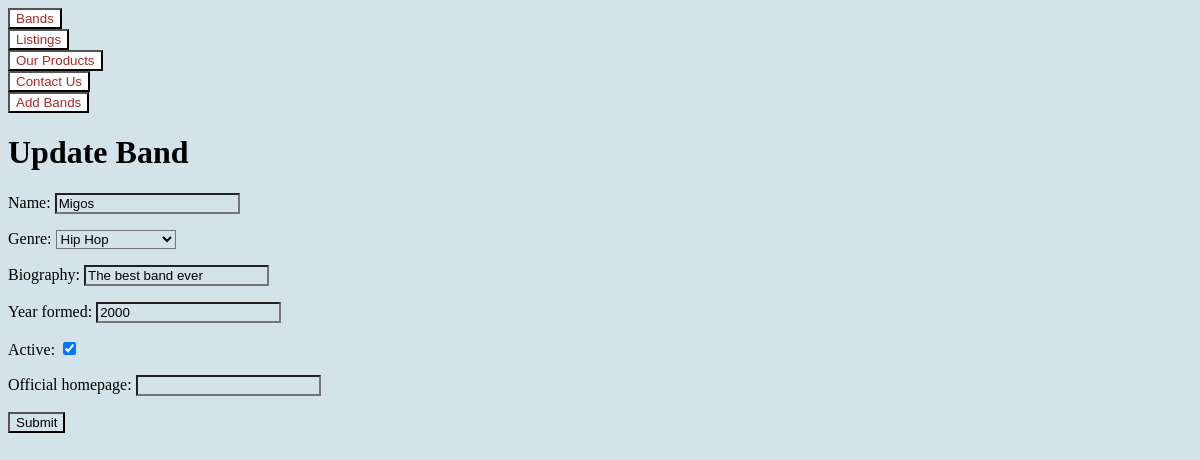
/bands/3/update/, run on the app's committed database.
### listings/models.py (models this page shows, shortened)
class band(models.Model):
    class Genre(models.TextChoices):
        HIP_HOP = 'HH'
        SYNTH_POP ='SP'
        ALTERNATIVE_ROCK = 'AR'
        AFROPOP = 'AP'
        AFROFUSION = 'AF'
        BLUES = 'BL'
        COUNTRY = 'CT'
        JAZZ = 'JZ'
    name = models.fields.CharField( max_length=100)
    genre = models.fields.CharField(choices=Genre.choices, max_length=150)
    biography = models.fields.CharField(max_length=1000)
    year_formed = models.fields.IntegerField(
        validators=[MinValueValidator(1900), MaxValueValidator(2023)],default=2000
    )
    active = models.fields.BooleanField(default=True)
    official_homepage = models.fields.URLField(null=True, blank=True)

### listings/views.py (the view)
# urls.py: path('bands/<int:id>/update/',views.update_band, name="update-band"),
def update_band(request,id):
    bands = band.objects.get(id=id)
    if request.method == 'POST':
        form = BandForm(request.POST,instance=bands)
        if form.is_valid():
            form.save()
            return redirect('band-detail', band.id)
    else:
        form = BandForm(instance=bands)
    return render(request, 'listings/update_band.html', {'form':form})

### listings/forms.py
class BandForm(forms.ModelForm):
    class Meta:
        model = band
        fields = '__all__'

### listings/templates/listings/update_band.html (shortened to what this page needs)
{% extends 'listings/base.html' %}
{% block content %}
    <h1>Update Band</h1>
    <form action="" method="post">
        {{ form.as_p }}
        <input type="submit" value="Submit">
    </form>
{% endblock %}

### listings/static/listings/styles.css (style rules this page uses)
* { background: rgb(212, 226, 233); }

### data on the page
band: name "Migos", genre "Hip Hop", biography "The best band ever", year_formed "2000", active "☑"
